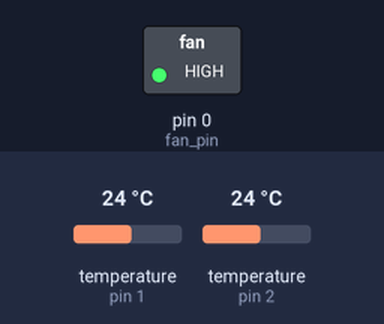
Bench run of a sketch on a simulated Arduino Uno, built with avr-gcc and run on an emulated ATmega328P. On the bench: switched loads named in the sketch (green lamp = pin HIGH). The inputs (shaded band) are chosen by the test bench; at power-on: temperature (sensors on pin 1, pin 2) 24 °C.

Above: at 0.1 s.
At 4.1 s:
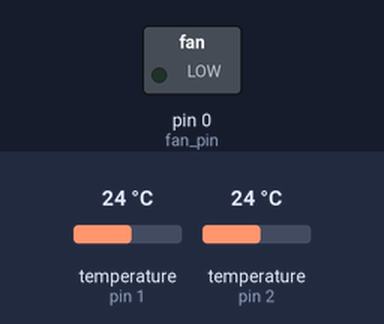
Timing chart, 0 to 5.6 s (numbered marks = the images above):
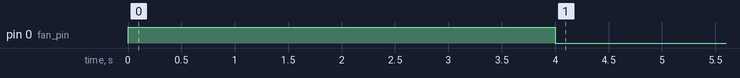

The sketch:

Fan_controller_QSC_amp.ino
```cpp
#include <OneWire.h>

OneWire temp_sensor_1(1); // Temperature sensor 1 on pin 1.
OneWire temp_sensor_2(2); // Temperature sensor 2 on pin 2.

int fan_pin = 0; // Fan on pin 0.
int threshold = 640; // Temperature at wich the fan starts (40 deg C x 16 = 640).
int temperature_max = 960; // Temperature at wich the fan is at maximum speed (60 deg C x 16 = 960).
int fan_speed = 0; // Speed of the fan.
int temperature_1 = 0;
int temperature_2 = 0;
int temperature = 0;
float factor = (212.5/(temperature_max-threshold)); /* Conversion factor for fan output. 212.5 comes from 4V for minimum speed on 24V.
                                                    This ratio on 255 gives 42.5. So, 255-42.5 = 212.5 output for 4V on 24V supply. */

void setup() {
  pinMode (fan_pin, OUTPUT);
  analogWrite (fan_pin, 255);
  delay (4000);
  analogWrite (fan_pin, 0);
}

void loop() {
  byte i;
  byte data_1[12];
  byte addr_1[8];
  byte j;
  byte data_2[12];
  byte addr_2[8];

  if ( !temp_sensor_1.search(addr_1)) {
    temp_sensor_1.reset_search();
    delay(250);
    return;
  }

  if ( !temp_sensor_2.search(addr_2)) {
    temp_sensor_2.reset_search();
    delay(250);
    return;
  }

  temp_sensor_1.reset();
  temp_sensor_1.select(addr_1);
  temp_sensor_1.write(0x44, 0);

  temp_sensor_2.reset();
  temp_sensor_2.select(addr_2);
  temp_sensor_2.write(0x44, 0);

  delay(750);

  temp_sensor_1.reset();
  temp_sensor_1.select(addr_1);
  temp_sensor_1.write(0xBE);

  temp_sensor_2.reset();
  temp_sensor_2.select(addr_2);
  temp_sensor_2.write(0xBE);

  for ( i = 0; i < 9; i++) {
  data_1[i] = temp_sensor_1.read();
  }

  temperature_1=(data_1[1]*256)+data_1[0];

  for ( j = 0; j < 9; j++) {
  data_2[j] = temp_sensor_2.read();
  }

  temperature_2=(data_2[1]*256)+data_2[0];

  if (temperature_1 > temperature_2)
    {temperature = temperature_1;
    }
    else
    {temperature = temperature_2;
    }

  if (temperature >= threshold && temperature <= temperature_max)
    {fan_speed = int(((temperature-threshold)*factor)+42.5);
    }
    else
    {if (temperature > temperature_max)
      {fan_speed = 255;
      }
      else
      {fan_speed = 0;
      }
    }

   analogWrite (fan_pin, fan_speed);

}
```
